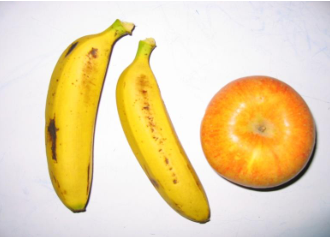
%> input picture lab3/source/fruit.png, 330 x 237 px
$ octave dajingfa.m   (GNU Octave 9; MATLAB toolbox functions it lacks are replaced by stand-ins)
%> lines starting %> are read from the running program, lines starting %| are printed output that depends on the picture; in (x1, y1, x2, y2) boxes, pixels count from 0 and x2, y2 are one past the last pixel; in counts of white or black regions, pixels touching at a corner belong together; the program's own positions count from 1
%%%大津法（二值分割）
img = imread('./source/fruit.png');
%> img is the input picture: size 237x330x3 uint8; mean R, G, B 233.4, 213.9, 172
img = rgb2gray(img);
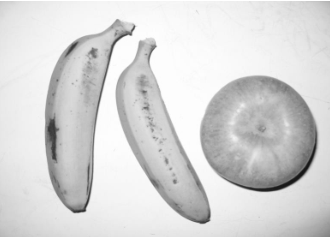
%> img: size 237x330 uint8; min 22, max 255, mean 214.9
bestg_k = 0;
bestTh = mean(img( : ));        %设定灰度均值为初始阈值
%> bestTh = 214.9
for Th = 1 : 256
    %小于阈值的参数
    pic1 = img;
    pic1(pic1 > Th) = 0;
    miu1 = mean(pic1( : ));
    n1 = sum(sum(pic1 ~= 0));
    %大于阈值的参数
    pic2 = img;
    pic2(pic2 < Th) = 0;
    miu2 = mean(pic2( : ));
    n2 = sum(sum(pic2 ~= 0));
    %计算间类方差
    g_k = n1 * n2 * (miu1 - miu2) ^ 2;
    %当取到目前对大的阈值时，更新最佳阈值
    if g_k > bestg_k
        bestTh = Th;
        bestg_k = g_k;
    end
end
%> this loop made 256 passes
%> (miu1, n1, miu2, n2, bestg_k) on passes 22 to 33: (0.000844, 3, 214.9, 78210, 1.08e+10), (0.00408, 14, 214.9, 78207, 5.06e+10), (0.0096, 32, 214.9, 78196, 1.16e+11), (0.015, 49, 214.9, 78178, 1.77e+11), (0.0207, 66, 214.9, 78161, 2.38e+11), (0.0241, 76, 214.9, 78144, 2.74e+11), (0.0288, 89, 214.9, 78134, 3.21e+11), (0.0344, 104, 214.9, 78121, 3.75e+11), (0.0393, 117, 214.9, 78106, 4.22e+11), (0.0421, 124, 214.9, 78093, 4.47e+11), (0.0474, 137, 214.9, 78086, 4.94e+11), (0.05, 143, 214.9, 78073, 5.15e+11)
%> (miu1, n1, miu2, n2, g_k) on passes 1 to 6: (0, 0, 214.9, 78210, 0), (0, 0, 214.9, 78210, 0), (0, 0, 214.9, 78210, 0), (0, 0, 214.9, 78210, 0), (0, 0, 214.9, 78210, 0), (0, 0, 214.9, 78210, 0)
%> pic2: size 237x330 uint8; every value is 0
%> after the loop, bestTh = 181; bestg_k = 2.36e+13
imgout = img;
imgout(imgout < bestTh) = 1;
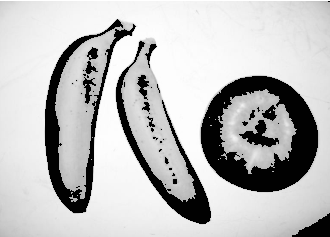
%> imgout: size 237x330 uint8; 17.34% of pixels changed, all inside (x1, y1, x2, y2) = (45, 1, 330, 237)
imgout(imgout > bestTh) = 256;
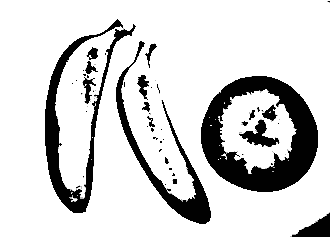
%> imgout: size 237x330 uint8; min 1, max 255, mean 210.6
%%%显示图像
subplot(2, 1, 1);
imshow(img);
title('原图像');
subplot(2, 1, 2);
imshow(uint8(imgout));
title('大津法图像');

$ run again, with lab3/source/hasaki.png copied over lab3/source/fruit.png
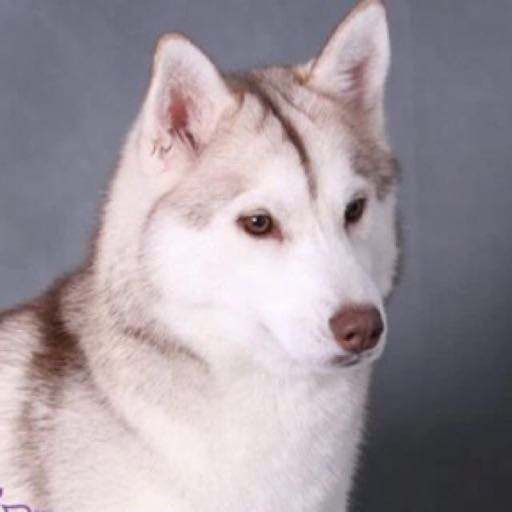
%> input picture lab3/source/hasaki.png, 512 x 512 px
%> img is the input picture: size 512x512x3 uint8; mean R, G, B 161, 151.6, 158.6
%> `img = rgb2gray(img);`:
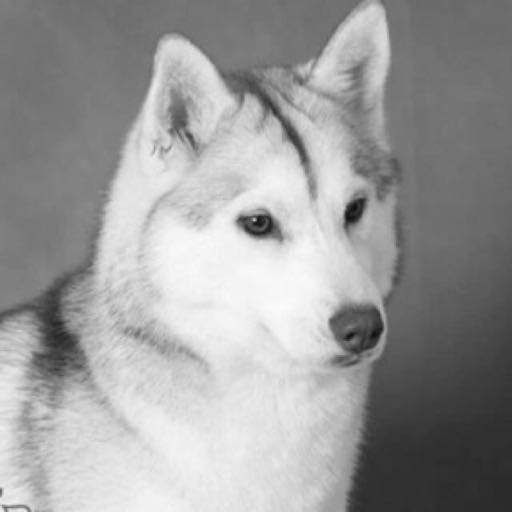
%> img: size 512x512 uint8; min 11, max 253, mean 155.2
%> `bestTh = mean(img( : ));`: bestTh = 155.2
%> the loop `for Th = 1 : 256` made 256 passes
%> (miu1, n1, miu2, n2, bestg_k) on passes 11, 13, 14, 15, 16, 17, 18, 19: (4.2e-05, 1, 155.2, 262144, 6.32e+09), (9.16e-05, 2, 155.2, 262143, 1.26e+10), (0.000252, 5, 155.2, 262142, 3.16e+10), (0.000309, 6, 155.2, 262139, 3.79e+10), (0.000614, 11, 155.2, 262138, 6.95e+10), (0.000938, 16, 155.2, 262133, 1.01e+11), (0.00121, 20, 155.2, 262128, 1.26e+11), (0.00158, 25, 155.2, 262124, 1.58e+11)
%> after the loop `for Th = 1 : 256`: bestTh = 112; bestg_k = 1.78e+14
%> `imgout(imgout > bestTh) = 256;`:
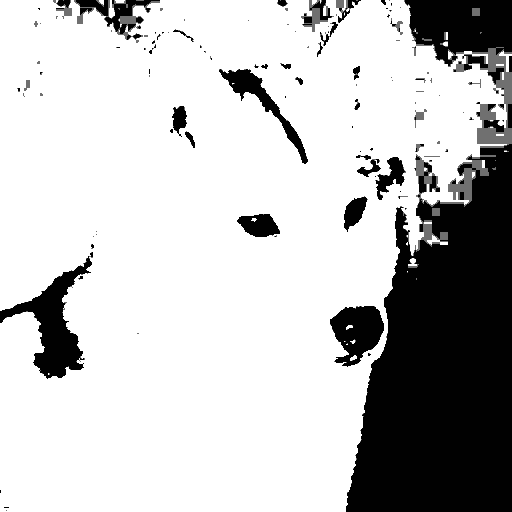
%> imgout: size 512x512 uint8; min 1, max 255, mean 193.7

$ run again, with lab3/source/test.png copied over lab3/source/fruit.png
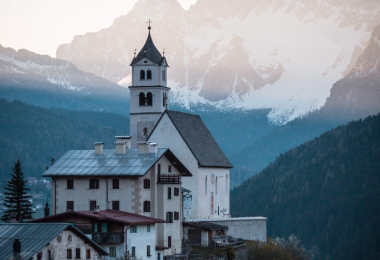
%> input picture lab3/source/test.png, 380 x 260 px
%> img is the input picture: size 260x380x3 uint8; mean R, G, B 114.7, 130, 142.2
%> `img = rgb2gray(img);`:
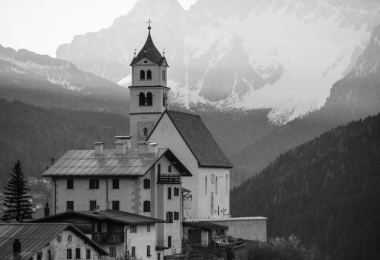
%> img: size 260x380 uint8; min 3, max 251, mean 126.8
%> `bestTh = mean(img( : ));`: bestTh = 126.8
%> the loop `for Th = 1 : 256` made 256 passes
%> (miu1, n1, miu2, n2, bestg_k) on passes 3 to 10: (6.07e-05, 2, 126.8, 98800, 3.18e+09), (0.000425, 11, 126.8, 98798, 1.75e+10), (0.00144, 31, 126.8, 98789, 4.93e+10), (0.00538, 96, 126.8, 98769, 1.52e+11), (0.0125, 196, 126.8, 98704, 3.11e+11), (0.0225, 320, 126.8, 98604, 5.07e+11), (0.0322, 426, 126.8, 98480, 6.74e+11), (0.0437, 540, 126.8, 98374, 8.53e+11)
%> after the loop `for Th = 1 : 256`: bestTh = 64; bestg_k = 2.09e+13
%> `imgout(imgout > bestTh) = 256;`:
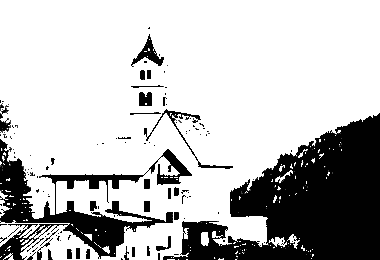
%> imgout: size 260x380 uint8; min 1, max 255, mean 189.7
